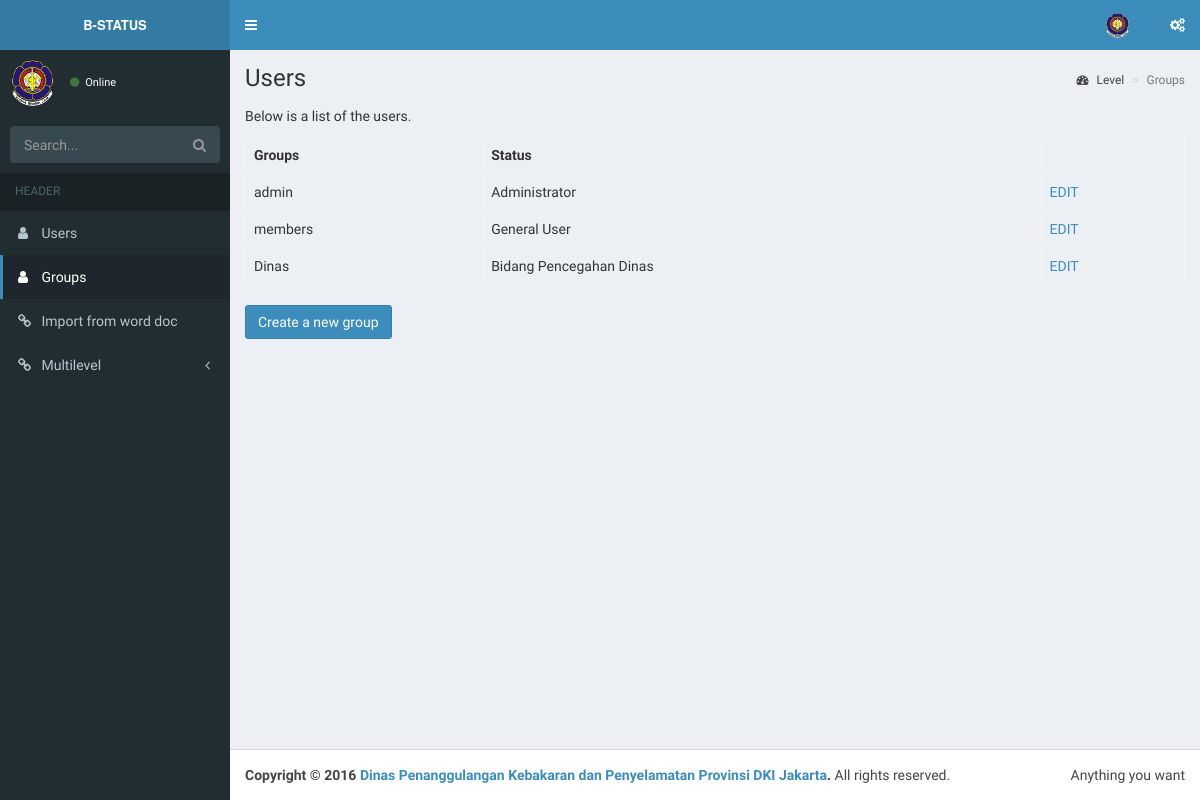
Screenshot of /index.php/auth/show_groups with the database file from the repository.
### tables this page shows
CREATE TABLE `groups` (
  `id` mediumint(8) UNSIGNED NOT NULL,
  `name` varchar(20) NOT NULL,
  `description` varchar(100) NOT NULL
);

### application/views/admin/includes/template.php (called while the page is built)
<?php $this->load->view('admin/includes/header'); ?>
<?php $this->load->view($main_content); ?>
<?php $this->load->view('admin/includes/footer'); ?>

### application/controllers/Auth.php (called while the page is built, shortened)
<?php defined('BASEPATH') OR exit('No direct script access allowed');
class Auth extends CI_Controller
{
	public $data = [];
	public function __construct()
	{
		$this->load->database();
		$this->load->library(['ion_auth', 'form_validation']);
		$this->load->helper(['url', 'language']);
	}
	public function _render_page($view, $data = NULL, $returnhtml = FALSE)
	{
		$viewdata = (empty($data)) ? $this->data : $data;
		$view_html = $this->load->view($view, $viewdata, $returnhtml);
	}
	public function show_groups(){
		$this->data['groups'] = $this->ion_auth->groups()->result();
		$this->data['main_content'] = 'admin/show_groups';
		$this->_render_page('admin/includes/template', $this->data);
	}
}

### index.php (called while the page is built, shortened)
<?php
require_once BASEPATH.'core/CodeIgniter.php';

### application/third_party/ion_auth/models/Ion_auth_model.php (called while the page is built, shortened)
<?php
class Ion_auth_model extends CI_Model
{
	public $tables = [];
	public $_ion_where = [];
	public $_ion_select = [];
	public $_ion_limit = NULL;
	public $_ion_offset = NULL;
	public $_ion_order_by = NULL;
	public $_ion_order = NULL;
	protected $db;
	public function __construct()
	{
		$this->config->load('ion_auth', TRUE);
		$this->load->helper('cookie', 'date');
		$group_name = $this->config->item('database_group_name', 'ion_auth');
		if (empty($group_name))
		{
			$CI =& get_instance();
			$this->db = $CI->db;
		}
		else
		{
			$this->db = $this->load->database($group_name, TRUE, TRUE);
		}
		$this->tables = $this->config->item('tables', 'ion_auth');
	}
	public function limit($limit)
	{
		$this->_ion_limit = $limit;
		return $this;
	}
	public function where($where, $value = NULL)
	{
		if (!is_array($where))
		{
			$where = [$where => $value];
		}
		array_push($this->_ion_where, $where);
		return $this;
	}
	public function order_by($by, $order='desc')
	{
		$this->_ion_order_by = $by;
		$this->_ion_order    = $order;
		return $this;
	}
	public function users($groups = NULL)
	{
		if (isset($this->_ion_select) && !empty($this->_ion_select))
		{
			foreach ($this->_ion_select as $select)
			{
				$this->db->select($select);
			}
			$this->_ion_select = [];
		}
		else
		{
			$this->db->select([
			    $this->tables['users'].'.*',
			    $this->tables['users'].'.id as id',
			    $this->tables['users'].'.id as user_id'
			]);
		}
		if (isset($this->_ion_where) && !empty($this->_ion_where))
		{
			foreach ($this->_ion_where as $where)
			{
				$this->db->where($where);
			}
			$this->_ion_where = [];
		}
		if (isset($this->_ion_limit) && isset($this->_ion_offset))
		{
			$this->db->limit($this->_ion_limit, $this->_ion_offset);
			$this->_ion_limit  = NULL;
			$this->_ion_offset = NULL;
		}
		else if (isset($this->_ion_limit))
		{
			$this->db->limit($this->_ion_limit);
			$this->_ion_limit  = NULL;
		}
		if (isset($this->_ion_order_by) && isset($this->_ion_order))
		{
			$this->db->order_by($this->_ion_order_by, $this->_ion_order);
			$this->_ion_order    = NULL;
			$this->_ion_order_by = NULL;
		}
		return $this;
	}
	public function groups()
	{
		$this->response = $this->db->get($this->tables['groups']);
		return $this;
	}
}

### application/third_party/ion_auth/libraries/Ion_auth.php (called while the page is built, shortened)
<?php
class Ion_auth
{
	public function __construct()
	{
		$this->_cache_user_in_group =& $this->ion_auth_model->_cache_user_in_group;
		$this->ion_auth_model->trigger_events('library_constructor');
	}
	public function __call($method, $arguments)
	{
		return call_user_func_array( [$this->ion_auth_model, $method], $arguments);
	}
}

### application/views/admin/show_groups.php (the view, shortened to what this page needs)
<div class="content-wrapper">
	<section class="content-header">
		<h1>
			<?php echo lang('index_heading');?>
		</h1>
		<ol class="breadcrumb">
			<li><a href="#"><i class="fa fa-dashboard"></i> Level</a></li>
			<li class="active">Groups</li>
		</ol>
	</section>
	<section class="content">
		<p><?php echo lang('index_subheading');?></p>
		<table cellpadding=0 cellspacing=10 class="table table-bordered">
			<tr>
				<th><?php echo lang('index_groups_th');?></th>
				<th><?php echo lang('index_status_th');?></th>
			</tr>
			<?php foreach ($groups as $group):?>
				<tr>
					<td><?php echo htmlspecialchars($group->name,ENT_QUOTES,'UTF-8');?></td>
					<td><?php echo htmlspecialchars($group->description,ENT_QUOTES,'UTF-8');?></td>
					<td>
						<?php echo anchor("auth/edit_group/".$group->id, htmlspecialchars('EDIT',ENT_QUOTES,'UTF-8')) ;?><br />
					</td>
				</tr>
			<?php endforeach;?>
		</table>
		<a href="create_group" class="btn btn-primary btn-xl" type="button"><?php echo lang('index_create_group_link');?></a>
	</section>
</div>

### application/views/admin/includes/header.php (shortened to what this page needs)
<!DOCTYPE html>
<html>
<head>
  <link rel="stylesheet" href="<?php echo base_url(); ?>assets/vendor/bootstrap/css/bootstrap.min.css">
  <link rel="stylesheet" href="https://cdnjs.cloudflare.com/ajax/libs/font-awesome/4.5.0/css/font-awesome.min.css">
  <link rel="stylesheet" href="https://cdnjs.cloudflare.com/ajax/libs/ionicons/2.0.1/css/ionicons.min.css">
  <link rel="stylesheet" href="<?php echo base_url(); ?>assets/vendor/admin_lte/css/AdminLTE.min.css">
  <link rel="stylesheet" href="<?php echo base_url(); ?>assets/vendor/admin_lte/css/skins/skin-blue.min.css">
</head>
<body class="hold-transition skin-blue sidebar-mini">
<div class="wrapper">
  <header class="main-header">
    <a href="index2.html" class="logo">
      <span class="logo-lg" style="font-size:small;"><b>B-STATUS</b></span>
    </a>
    <nav class="navbar navbar-static-top" role="navigation">
      <a href="#" class="sidebar-toggle" data-toggle="offcanvas" role="button">
      </a>
      <div class="navbar-custom-menu">
        <ul class="nav navbar-nav" >
          <li class="dropdown user user-menu">
            <a href="#" class="dropdown-toggle" data-toggle="dropdown">
              <img src="<?php echo base_url(); ?>assets/vendor/admin_lte/img/damkar.png" class="user-image" alt="User Image">
            </a>
          </li>
          <li>
            <a href="#" data-toggle="control-sidebar"><i class="fa fa-gears"></i></a>
          </li>
        </ul>
      </div>
    </nav>
  </header>
  <aside class="main-sidebar">
    <section class="sidebar">
      <div class="user-panel">
        <div class="pull-left image">
          <img src="<?php echo base_url(); ?>assets/vendor/admin_lte/img/damkar.png" class="img-circle" alt="User Image">
        </div>
        <div class="pull-left info">
          <a href="#"><i class="fa fa-circle text-success"></i> Online</a>
        </div>
      </div>
      <form action="#" method="get" class="sidebar-form">
        <div class="input-group">
          <input type="text" name="q" class="form-control" placeholder="Search...">
              <span class="input-group-btn">
                <button type="submit" name="search" id="search-btn" class="btn btn-flat"><i class="fa fa-search"></i>
                </button>
              </span>
        </div>
      </form>
      <?php
        $url1 = 'admin';
        $url2 = $this->uri->segment(2);
      ?>
      <ul class="sidebar-menu">
        <li class="header">HEADER</li>
        <li class="<?php trv_state('users', $url1, $url2);?>"><a href="<?php echo site_url("auth/index")?>"><i class="fa fa-user"></i> <span>Users</span></a></li>
        <li class="<?php trv_state('groups', $url1, $url2);?>"><a href="<?php echo site_url("auth/show_groups")?>"><i class="fa fa-user"></i> <span>Groups</span></a></li>
        <li><a href="<?php echo site_url("admin/import")?>"><i class="fa fa-link"></i> <span>Import from word doc</span></a></li>
        <li class="treeview">
          <a href="#"><i class="fa fa-link"></i> <span>Multilevel</span>
            <span class="pull-right-container">
              <i class="fa fa-angle-left pull-right"></i>
            </span>
          </a>
        </li>
      </ul>
    </section>
  </aside>

### application/helpers/site_helper.php (shortened to what this page needs)
<?php
if(!function_exists('trv_state'))
{
	function trv_state($page, $url1, $url2){
		if($page=='home' && $url1=='prainspeksi_gedung' && $url2=='home'){
			echo 'active';
		}elseif ($page=='gedung' && $url1=='prainspeksi_gedung' && $url2=='index') {
			echo 'active';
		}elseif ($page=='gedung' && $url1=='prainspeksi_gedung' && $url2=='add') {
			echo 'active';
		}elseif ($page=='gedung' && $url1=='prainspeksi_gedung' && $url2=='update') {
			echo 'active';
		}elseif ($page=='permohonan' && $url1=='prainspeksi_permohonan' && $url2=='index') {
			echo 'active';
		}elseif ($page=='permohonan' && $url1=='prainspeksi_permohonan' && $url2=='update') {
			echo 'active';
		}elseif ($page=='permohonan' && $url1=='prainspeksi_permohonan' && $url2=='Add_step1') {
			echo 'active';
		}elseif ($page=='permohonan' && $url1=='prainspeksi_permohonan' && $url2=='Add_step2') {
			echo 'active';
		}elseif ($page=='tutorial' && $url1=='prainspeksi_gedung' && $url2=='tutorial') {
			echo 'active';
		}elseif ($page=='home' && $url1=='disposisi' && $url2=='home') {
			echo 'active';
		}elseif ($page=='gedung' && $url1=='disposisi' && $url2=='list_gedung') {
			echo 'active';
		}elseif ($page=='gedung' && $url1=='disposisi' && $url2=='update_gedung') {
			echo 'active';
		}elseif ($page=='gedung' && $url1=='disposisi' && $url2=='add_gedung') {
			echo 'active';
		}elseif ($page=='permohonan' && $url1=='disposisi' && $url2=='monitoring') {
			echo 'active';
		}elseif ($page=='permohonan' && $url1=='disposisi' && $url2=='update') {
			echo 'active';
		}elseif ($page=='permohonan' && $url1=='disposisi' && $url2=='Add_disposisi_step1') {
			echo 'active';
		}elseif ($page=='permohonan' && $url1=='disposisi' && $url2=='Add_disposisi_step2') {
			echo 'active';
		}elseif ($page=='permohonan' && $url1=='disposisi' && $url2=='validasi') {
			echo 'active';
		}elseif ($page=='permohonan' && $url1=='disposisi' && $url2=='validasi_step2') {
			echo 'active';
		}elseif ($page==='users' && $url1==='admin' && $url2==='index') {
			echo 'active';
		}elseif ($page==='groups' && $url1==='admin' && $url2==='show_groups') {
			echo 'active';
		}elseif ($page==='home' && $url1==='dinas' && $url2==='home') {
			echo 'active';
		}elseif ($page==='gedung' && $url1==='dinas' && ($url2==='list_gedung' || $url2==='read_gedung' || $url2==='add_gedung' || $url2==='edit_gedung')) {
			echo 'active';
		}elseif ($page==='pemeriksaan' && $url1==='dinas' && ($url2==='list_pemeriksaan' || $url2==='read_pemeriksaan' || $url2==='add_pemeriksaan' || $url2==='edit_pemeriksaan')) {
			echo 'active';
		}elseif ($page==='fsm' && $url1==='dinas' && ($url2==='list_fsm' || $url2==='add_fsm' || $url2==='edit_fsm')) {
			echo 'active';
		}elseif (($page==='setting' || $page==='fungsiGedung') && $url1==='dinas' && ($url2==='list_fungsiGedung' || $url2==='edit_fungsiGedung' || $url2==='add_fungsiGedung')) {
			echo 'active';
		}elseif (($page==='setting' || $page==='kepemilknGedung') && $url1==='dinas' && ($url2==='list_kepemilknGedung' || $url2==='edit_kepemilknGedung' || $url2==='add_kepemilknGedung')) {
			echo 'active';
		}elseif (($page==='setting' || $page==='jalurInfo') && $url1==='dinas' && ($url2==='list_jalurInfo' || $url2==='edit_jalurInfo' || $url2==='add_jalurInfo')) {
			echo 'active';
		}elseif (($page==='setting' || $page==='hslPemeriksaan') && $url1==='dinas' && ($url2==='list_hslPemeriksaan'|| $url2==='edit_hslPemeriksaan' || $url2==='add_hslPemeriksaan')) {
			echo 'active';
		}elseif (($page==='setting' || $page==='statusGedung') && $url1==='dinas' && ($url2==='list_statusGedung'|| $url2==='edit_statusGedung' || $url2==='add_statusGedung')) {
			echo 'active';
		}elseif (($page==='setting' || $page==='penyebabFire') && $url1==='dinas' && ($url2==='list_penyebabFire'|| $url2==='edit_penyebabFire' || $url2==='add_penyebabFire')) {
			echo 'active';
		}elseif ($page==='pokja' && $url1==='dinas' && ($url2==='list_pokja'|| $url2==='edit_pokja' || $url2==='add_pokja')) {
			echo 'active';
		}elseif ($page==='fireHist' && $url1==='dinas' && ($url2==='list_fireHist'|| $url2==='edit_fireHist' || $url2==='add_fireHist')) {
			echo 'active';
		}else{
			echo '';
		}
	}
}

### application/views/admin/includes/footer.php (shortened to what this page needs)
<footer class="main-footer">
  <div class="pull-right hidden-xs">
    Anything you want
  </div>
  <strong>Copyright &copy; 2016 <a href="#">Dinas Penanggulangan Kebakaran dan Penyelamatan Provinsi DKI Jakarta</a>.</strong> All rights reserved.
</footer>
</div>
</body>
</html>

### rows the page displays
groups: name "admin", description "Administrator", id "EDIT"
groups: name "members", description "General User", id "EDIT"
groups: name "Dinas", description "Bidang Pencegahan Dinas", id "EDIT"

### other values shown
lang('index_heading') "Users"
lang('index_subheading') "Below is a list of the users."
lang('index_groups_th') "Groups"
lang('index_status_th') "Status"
lang('index_create_group_link') "Create a new group"
